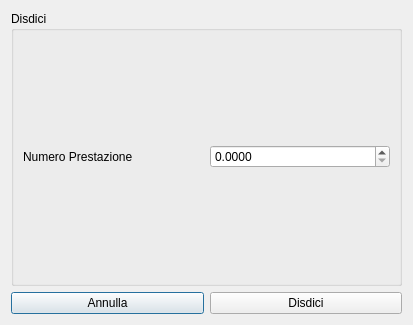
<?xml version="1.0" encoding="UTF-8"?>
<ui version="4.0">
 <class>DisdiciDialog</class>
 <widget class="QDialog" name="DisdiciDialog">
  <property name="windowModality">
   <enum>Qt::NonModal</enum>
  </property>
  <property name="geometry">
   <rect>
    <x>0</x>
    <y>0</y>
    <width>413</width>
    <height>325</height>
   </rect>
  </property>
  <property name="windowTitle">
   <string>Disdici</string>
  </property>
  <layout class="QGridLayout" name="gridLayout">
   <item row="1" column="0">
    <widget class="QPushButton" name="annulla">
     <property name="text">
      <string>Annulla</string>
     </property>
    </widget>
   </item>
   <item row="1" column="1">
    <widget class="QPushButton" name="disdici">
     <property name="text">
      <string>Disdici</string>
     </property>
    </widget>
   </item>
   <item row="0" column="0" colspan="2">
    <widget class="QGroupBox" name="groupBox">
     <property name="title">
      <string>Disdici</string>
     </property>
     <layout class="QGridLayout" name="gridLayout_2">
      <item row="0" column="0">
       <widget class="QLabel" name="label">
        <property name="text">
         <string>Numero Prestazione</string>
        </property>
       </widget>
      </item>
      <item row="0" column="1">
       <widget class="QDoubleSpinBox" name="numeroPrenotazione">
        <property name="decimals">
         <number>4</number>
        </property>
       </widget>
      </item>
     </layout>
    </widget>
   </item>
  </layout>
 </widget>
 <resources/>
 <connections/>
</ui>
